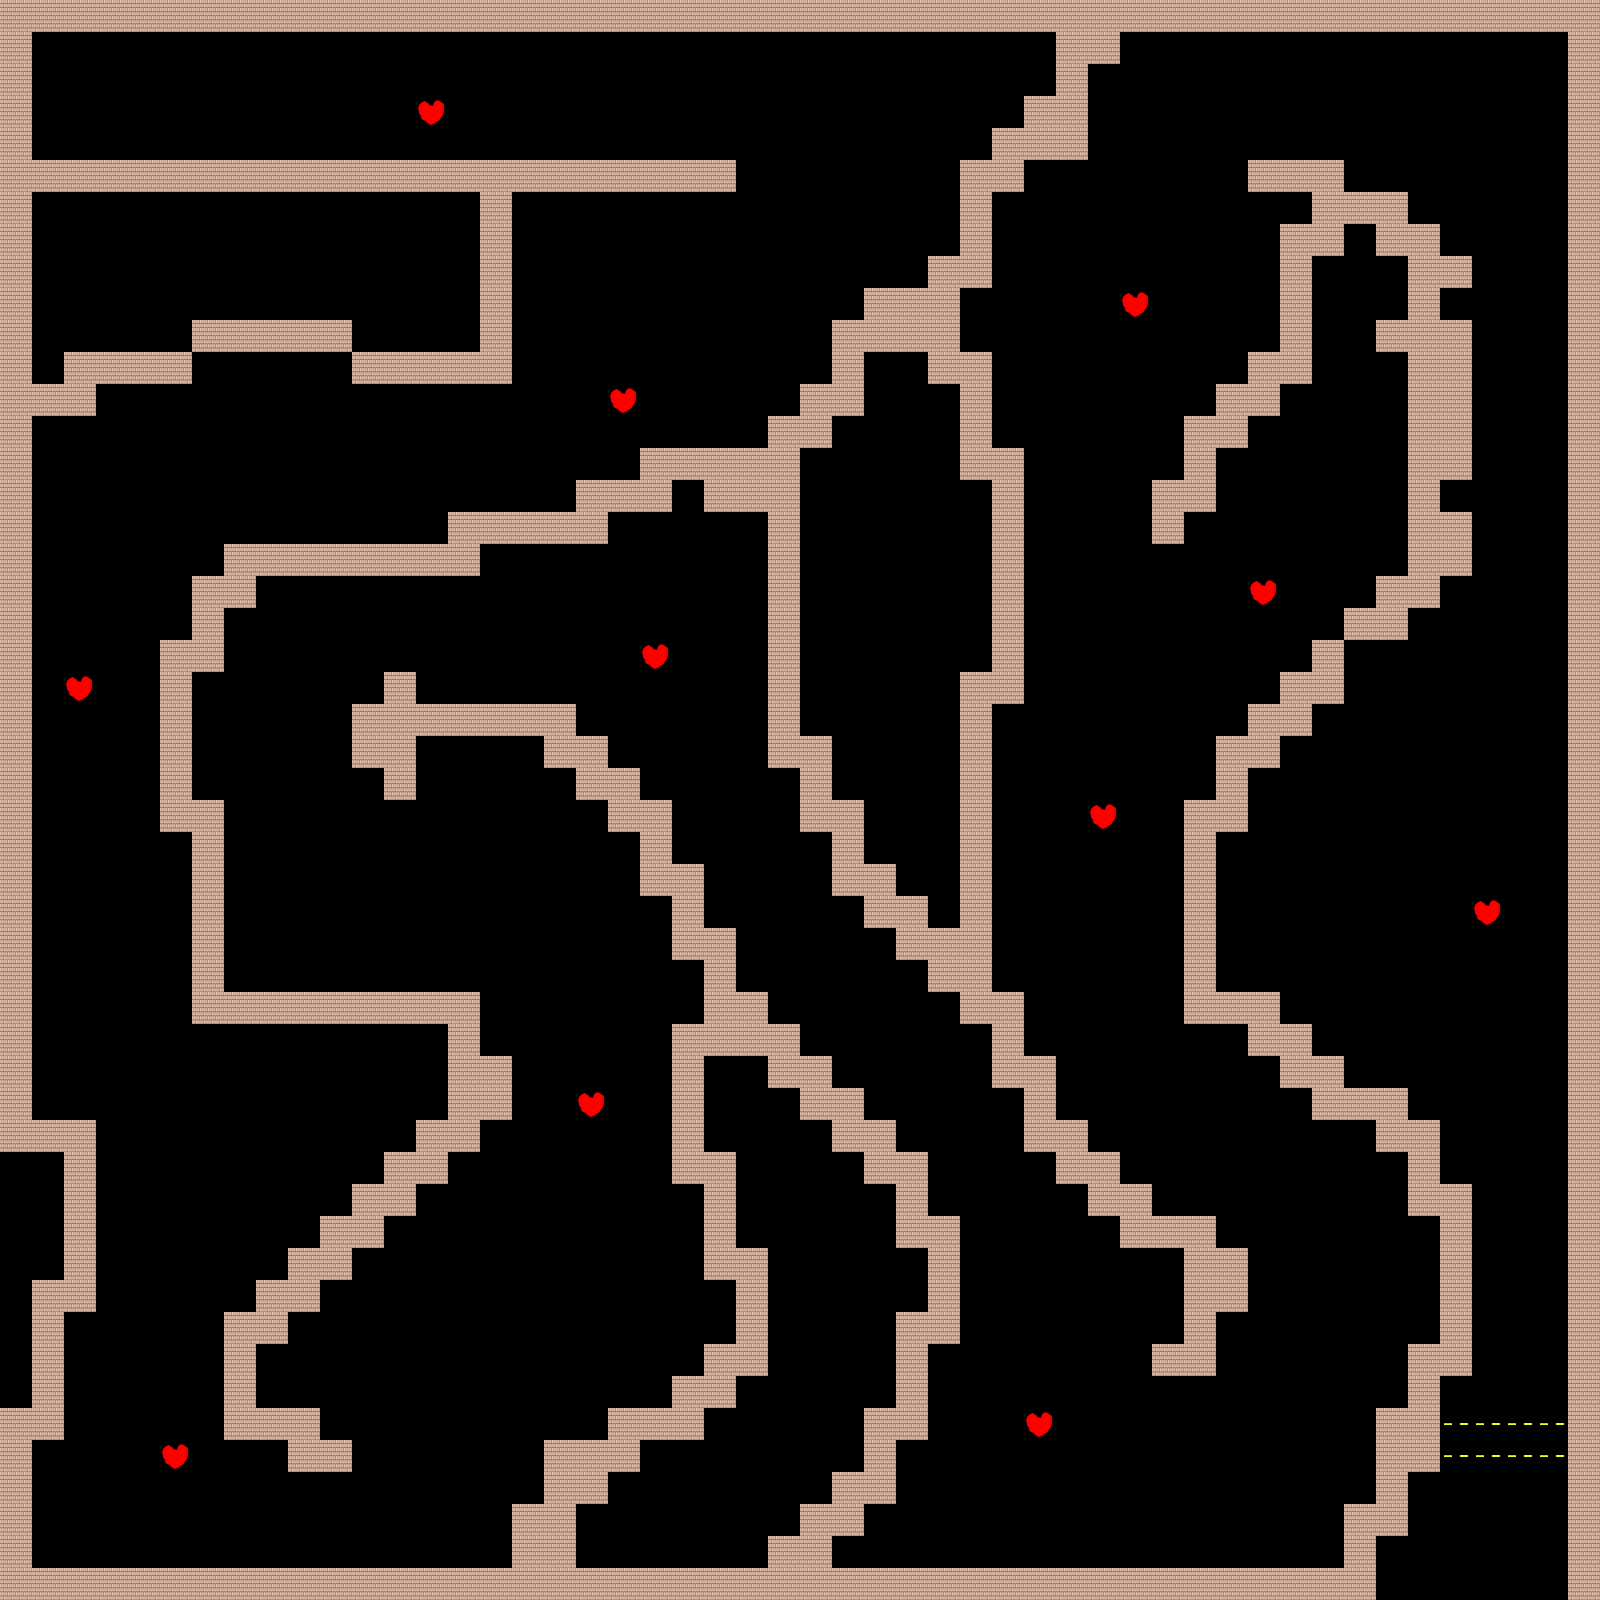

A 2D game scene composited from a Tiled map and its tileset images. What follows is a short description and the map's XML, with each tile layer's data collapsed to a summary:
An orthogonal 50x50 tile map with 32x32 px tiles, 2 tile layers (bgLayer, forLayer) and 1 object (player).

<map version="1.0" tiledversion="1.0.3" orientation="orthogonal" renderorder="right-down" width="50" height="50" tilewidth="32" tileheight="32" nextobjectid="2">
 <properties>
  <property name="heart" type="int" value="8" />
  <property name="time" type="int" value="49" />
 </properties>
 <tileset firstgid="1" source="map.tsx" />
 <layer name="bgLayer" width="50" height="50">
  <data>[2500 cells, 577 non-empty, 1 distinct tile ids]</data>
 </layer>
 <layer name="forLayer" width="50" height="50">
  <data>[2500 cells, 19 non-empty, 2 distinct tile ids]</data>
 </layer>
 <objectgroup name="objLayer">
  <object id="1" name="player" x="76.061" y="115.73" width="39.5455" height="42.4545" rotation="-90" />
 </objectgroup>
</map>